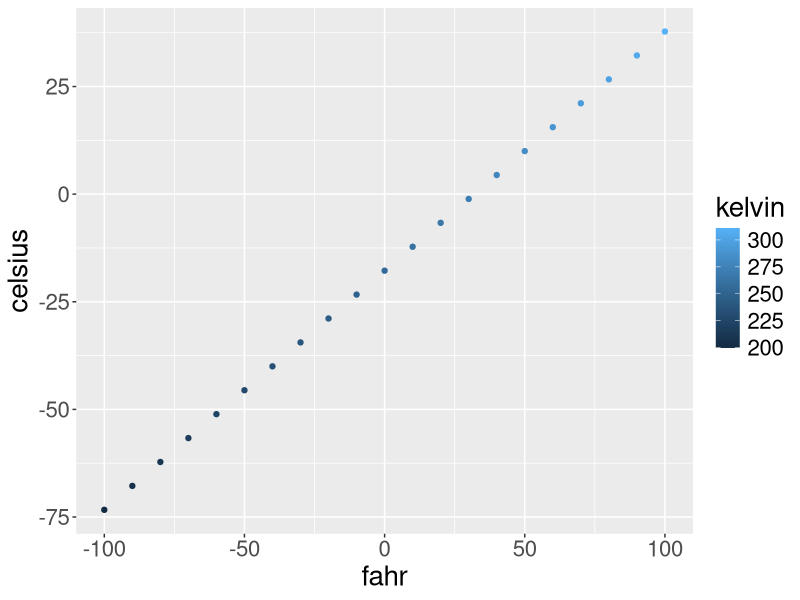

R code for this plot:
airtemps <- c(212, 30.3, 78, 32)
celsius1 <- (airtemps[1] - 32) * 5/9
celsius2 <- (airtemps[2] - 32) * 5/9
celsius3 <- (airtemps[3] - 32) * 5/9

# The template for the next lines are from the "Code" menu, 
# Insert Roxygen Skeleton:

#' Convert fahrenheit to celsius
#'
#' @param fahr Our fahrenheit values
#'
#' @return The converted values in celsius
#' @export
#'
#' @examples
#' fahr_to_celsius(212)
fahr_to_celsius <- function(fahr) {
  (fahr - 32) * 5/9
}

fahr_to_celsius(airtemps)

airtemps2 <- c(0, 100, 50)
celsius_to_fahr <- function(celsius) {
  (celsius * 9/5) + 32
}

celsius_to_fahr(airtemps2)

convert_temps <- function(fahr) {
  celsius <- (fahr - 32) * 5/9
  kelvin <- celsius + 273.15
  
  list(fahr = fahr, celsius = celsius, kelvin = kelvin)
}

temps_df <- data.frame(convert_temps(seq(-100, 100, 10)))

library(ggplot2) # Normally would load libraries at start of script

custom_theme <- function(base_size = 9) {
  ggplot2::theme(text = element_text(size = base_size))
}

ggplot(temps_df, aes(fahr, celsius, color = kelvin)) +
  geom_point() +
  custom_theme(20)
  
scatterplot <- function(df, font_size=9) {
  ggplot(df, mapping=aes(x=fahr, y=celsius, color=kelvin)) +
    geom_point() +
    custom_theme(font_size)
}  

